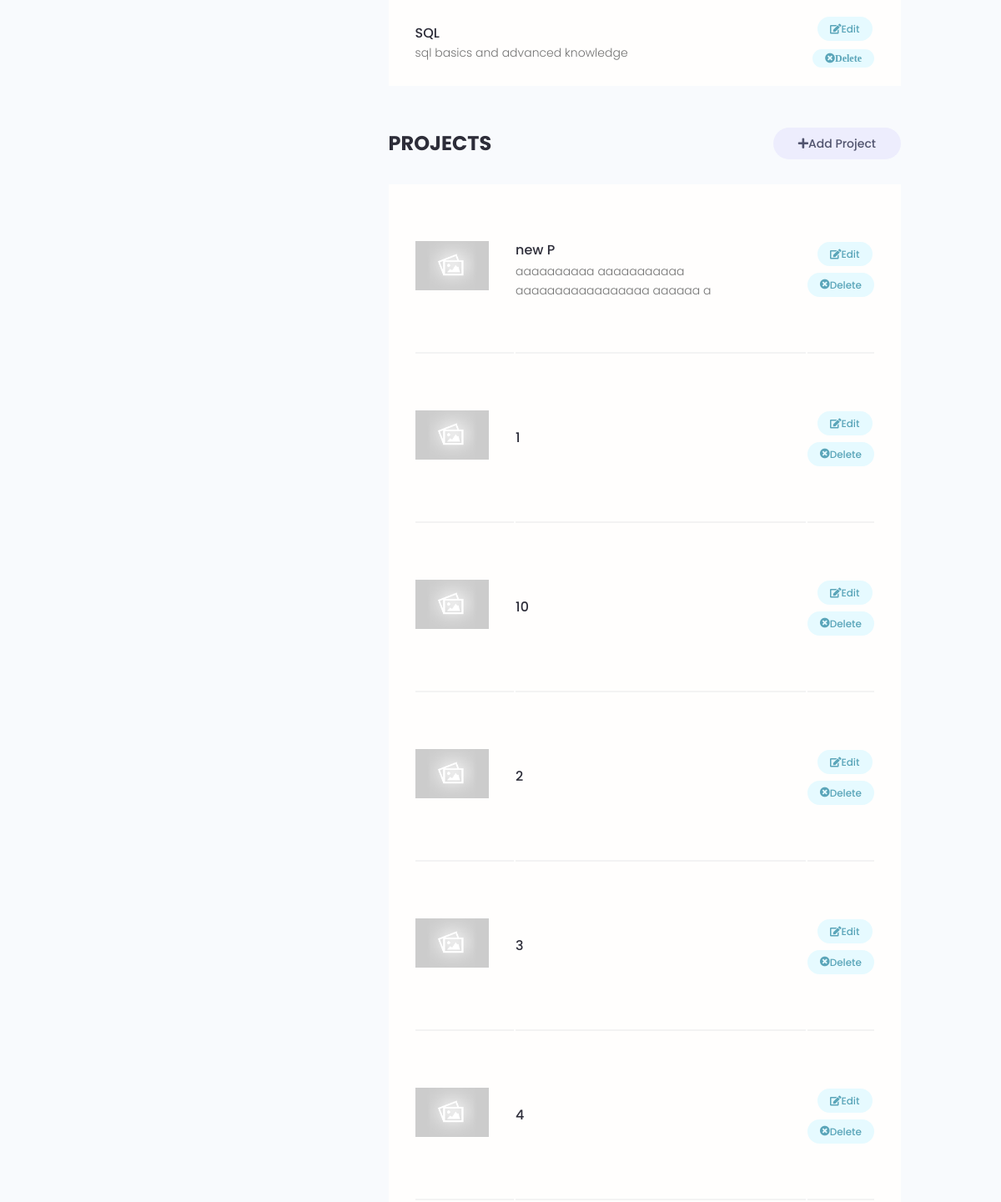
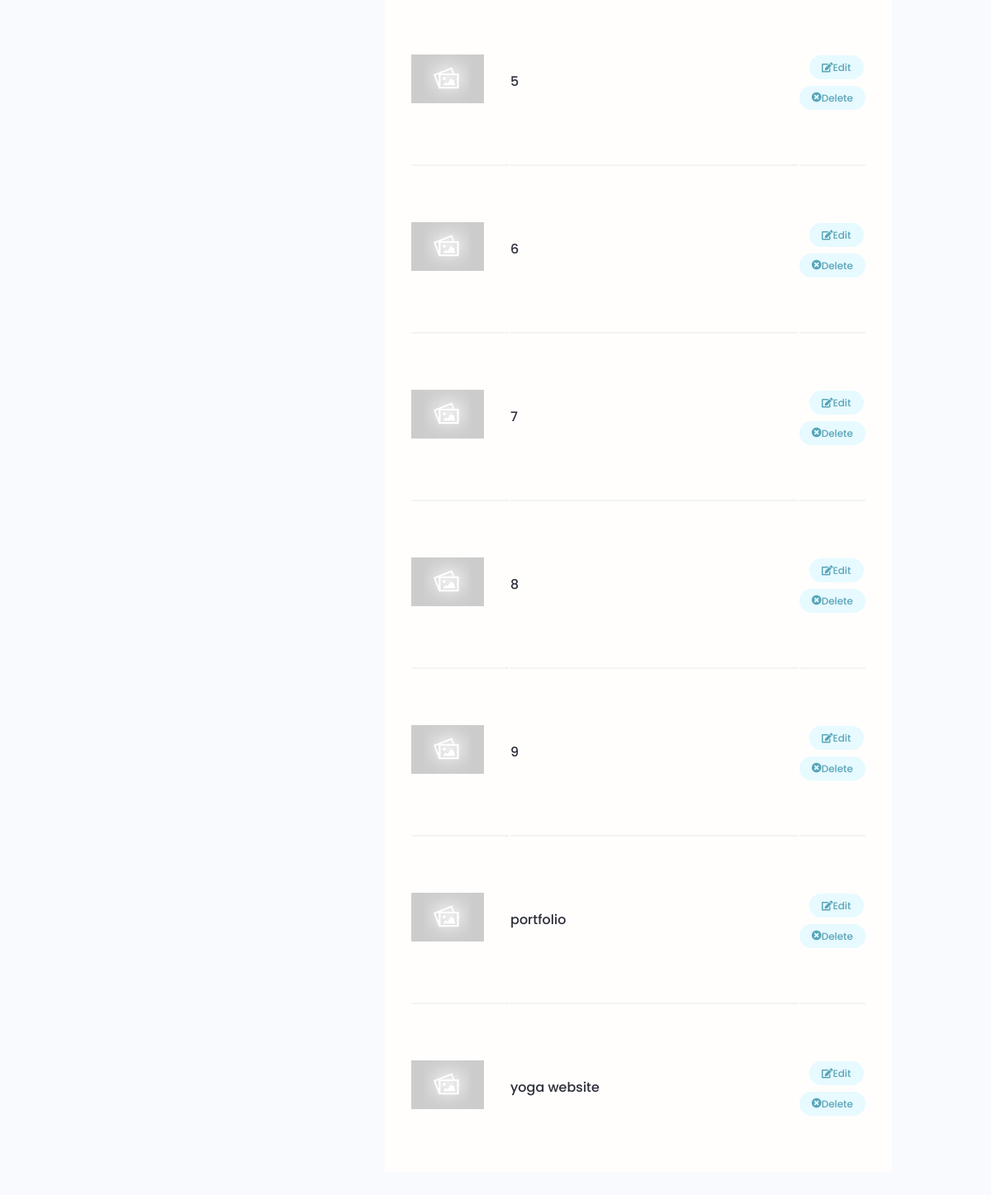
Page /account/ (signed in, lower part) on the earlier database version (2 pictures, top to bottom).
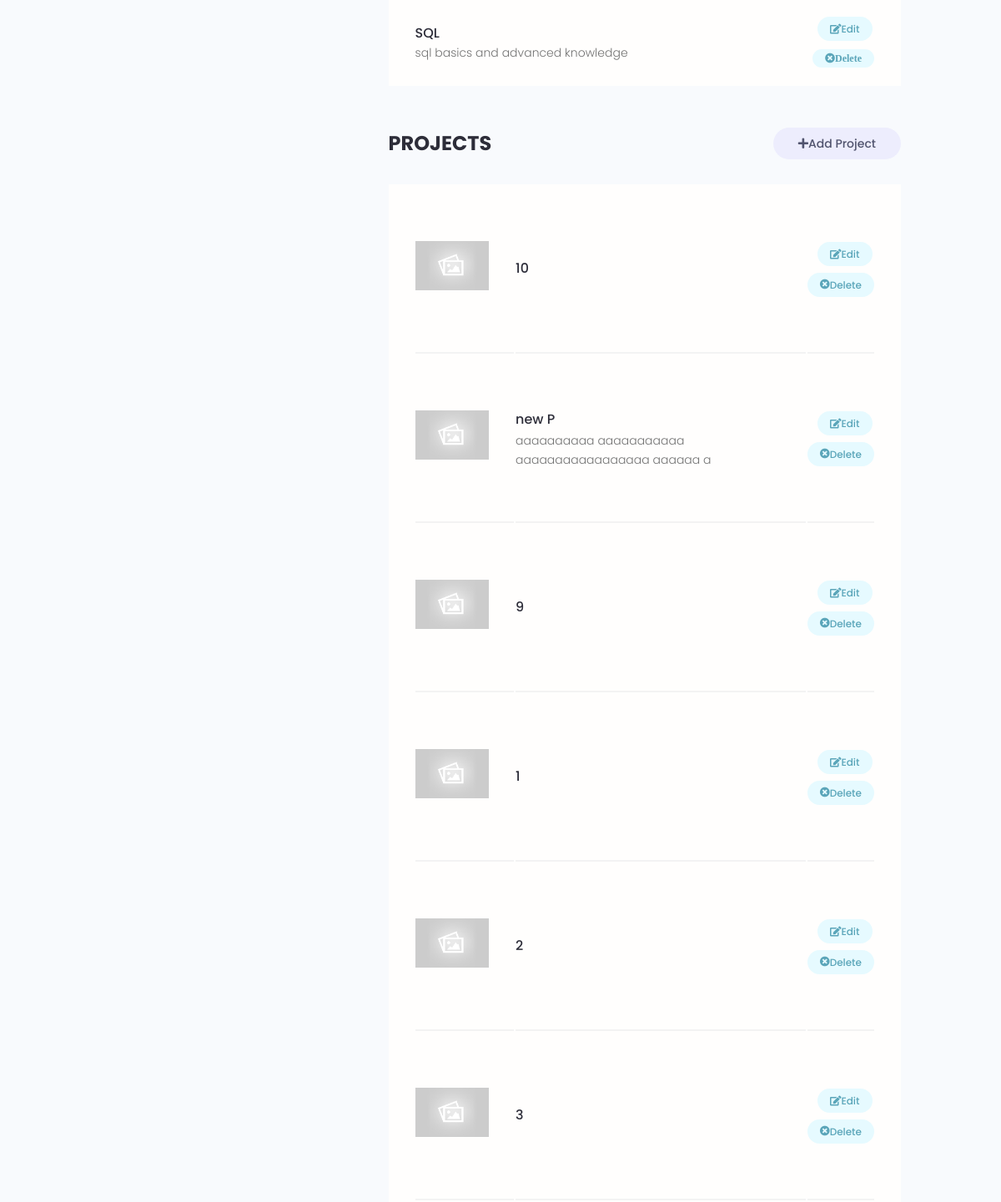
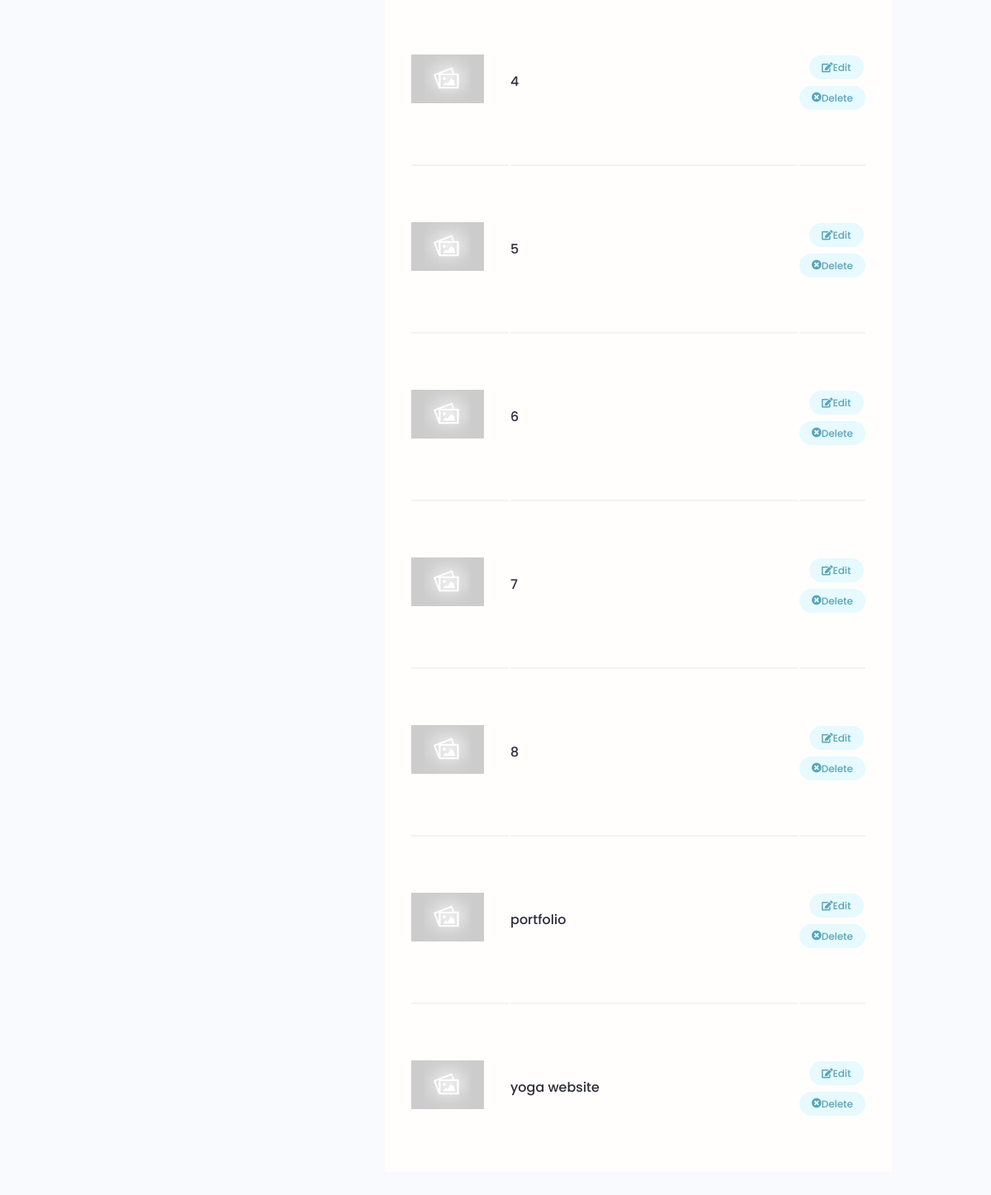
Same page on the later database version (2 pictures, top to bottom).
### users/models.py (models this page shows, shortened)
class Skill(models.Model):
    owner = models.ForeignKey(Profile,on_delete=models.CASCADE,null=True,blank=True)
    name =  models.CharField(max_length=200,null=True,blank=True)
    description = models.TextField(null=True,blank=True)
    created = models.DateTimeField(auto_now_add=True)
    id = models.UUIDField(default=uuid.uuid4, unique = True,
                          primary_key=True,editable=False)

### projects/models.py (models this page shows, shortened)
class Project(models.Model):
    owner = models.ForeignKey(Profile,null=True,blank=True,on_delete=models.SET_NULL)
    title = models.CharField(max_length=200)
    description = models.TextField(null=True,blank=True)
    featured_image = models.ImageField(null=True,blank=True,default='default.jpg')
    demo_link = models.CharField(max_length=2000, null=True,blank=True)
    source_link = models.CharField(max_length=2000,null=True,blank=True)
    tags = models.ManyToManyField('Tag',blank=True)
    vote_total = models.IntegerField(default=0,null=True,blank=True)
    vote_ratio = models.IntegerField(default=0,null=True,blank=True)
    created = models.DateTimeField(auto_now_add=True)
    id = models.UUIDField(default=uuid.uuid4, unique = True,
                          primary_key=True,editable=False)
    class Meta:
        ordering = ['-vote_ratio' , '-vote_total' , 'title' ]

### users/views.py (the view)
# urls.py: path('account/',views.userAccount, name = "account"),
@login_required(login_url='login')
def userAccount(request):
   profile = request.user.profile
   skills = profile.skill_set.all()
   projects = profile.project_set.all()
   context = {'profile' :profile,'skills':skills,'projects':projects}
   return render(request,'users/account.html',context)

### users/templates/users/account.html (shortened to what this page needs)
{% extends 'main.html' %}
{% block content %}
<main class="settingsPage profile my-md">
    <div class="container">
      <div class="layout">
        <div class="column column--1of3">
        </div>
        <div class="column column--2of3">
          <table class="settings__table">
            {% for skill in skills %}
            <tr>
              <td class="settings__tableInfo">
                <h4>{{skill.name}}</h4>
                <p>{{skill.description}}</p>
              </td>
              <td class="settings__tableActions">
                <a class="tag tag--pill tag--main settings__btn" href="{% url 'update-skill' skill.id %}"><i class="fas fa-edit"></i> Edit</a>
                <a class="tag tag--pill tag--main settings__btn"
                href="{% url 'delete-skill' skill.id %}?next=/account">
                  <i class="fas fa-times-circle">Delete</i></a>
                </td>
              </tr>
              {% endfor %}
            </table>
          <div class="settings">
            <h3 class="settings__title">Projects</h3>
            <a class="tag tag--pill tag--sub settings__btn tag--lg" href="{% url 'create-project' %}"><i class="fas fa-plus"></i> Add Project</a>  </div>
          <table class="settings__table">
            {% for project in projects %}
            <tr>
              <td class="settings__thumbnail">
                <a href="{% url 'project' project.id %}"><img src="{{project.featured_image.url}}" alt="Project Thumbnail" /></a>
              </td>
              <td class="settings__tableInfo">
                <a href="{% url 'project' project.id %}"">{{project.title}}</a>
                <p>
                  {{project.description|slice:"50"}}
                </p>
              </td>
              <td class="settings__tableActions">
                <a class="tag tag--pill tag--main settings__btn" href="{% url 'update-project' project.id %}"><i class="fas fa-edit"></i> Edit</a>
                <a class="tag tag--pill tag--main settings__btn" href="{% url 'delete-project' project.id %}?next=/account"><i class="fas fa-times-circle"></i> Delete</a>
              </td>
                {% endfor %}
          </table>
        </div>
      </div>
    </div>
  </main>
  {% endblock %}

Differences in the rows shown:
changed Project (number 1 of 13 on the later page): moves up the list
changed Project (number 3 of 13 on the later page): moves up the list
